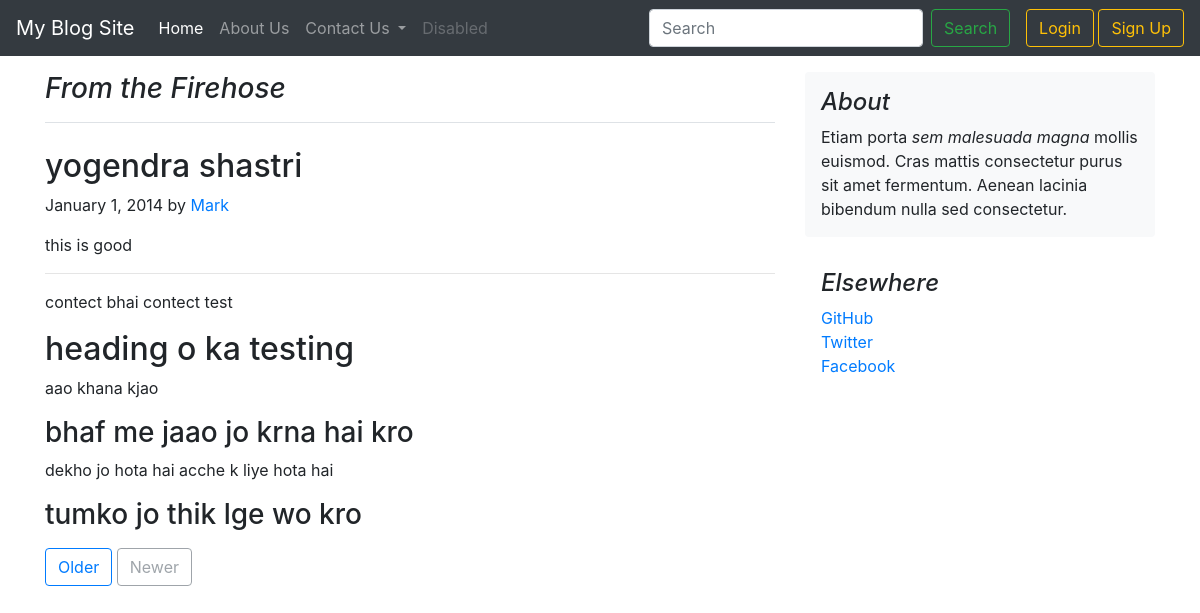
The page /blogPost/2 on the database its author committed.
### myapp/models.py (models this page shows)
class BlogPost(models.Model):
    p_id = models.AutoField(primary_key=True)
    print(p_id)
    p_title = models.CharField(max_length=50)
    p_content0 = models.CharField(max_length=200, default="")
    p_heading = models.CharField(max_length=100, default="")
    p_content1 = models.CharField(max_length=500, default="")
    p_subhead0 = models.CharField(max_length=100, default="")
    p_content2 = models.CharField(max_length=500, default="")
    p_subhead1 = models.CharField(max_length=100, default="")
    p_content3 = models.CharField(max_length=500, default="")
    p_thumb = models.ImageField(upload_to='static/images',default="")
    def __str__(self):
        return self.p_title

### myapp/views.py (the view)
# urls.py: path('blogPost/<int:id>',views.blogPost, name='post'),
def blogPost(request,id):
    post = BlogPost.objects.filter(p_id=id)[0]
    print(post)
    return render(request, 'blog.html', {'post':post})

### templates/blog.html (shortened to what this page needs)
{% extends "base.html" %}
{% block body %}
<main role="main" class="container my-3">
    <div class="row">
      <div class="col-md-8 blog-main">
        <h3 class="pb-3 mb-4 font-italic border-bottom">
          From the Firehose
        </h3>
        <div class="blog-post">
          <h2 class="blog-post-title">{{ post.p_title }}</h2>
          <p class="blog-post-meta">January 1, 2014 by <a href="#">Mark</a></p>
          <p>this is good</p>
        <hr>
          <p>{{ post.p_content0 }}</p>
          <blockquote>
        <h2>{{ post.p_heading }}</h2>
          <p>{{ post.p_content1 }}</p>
          <h3>{{ post.p_subhead0 }}</h3>
          <p>{{ post.p_content2 }}</p>
          <h3>{{ post.p_subhead1 }}</h3>
        </div>
        <nav class="blog-pagination">
          <a class="btn btn-outline-primary" href="#">Older</a>
          <a class="btn btn-outline-secondary disabled" href="#">Newer</a>
        </nav>
      </div>
      <aside class="col-md-4 blog-sidebar">
        <div class="p-3 mb-3 bg-light rounded">
          <h4 class="font-italic">About</h4>
          <p class="mb-0">Etiam porta <em>sem malesuada magna</em> mollis euismod. Cras mattis consectetur purus sit amet fermentum. Aenean lacinia bibendum nulla sed consectetur.</p>
        </div>
        <div class="p-3">
          <h4 class="font-italic">Elsewhere</h4>
          <ol class="list-unstyled">
            <li><a href="#">GitHub</a></li>
            <li><a href="#">Twitter</a></li>
            <li><a href="#">Facebook</a></li>
          </ol>
        </div>
      </aside>
    </div>
  </main>
{% endblock %}

### rows shown on the page
BlogPost: p_title "yogendra shastri", p_content0 "contect bhai contect test", p_heading "heading o ka testing", p_content1 "aao khana kjao", p_subhead0 "bhaf me jaao jo krna hai kro", p_content2 "dekho jo hota hai acche k liye hota hai", p_subhead1 "tumko jo thik lge wo kro"
